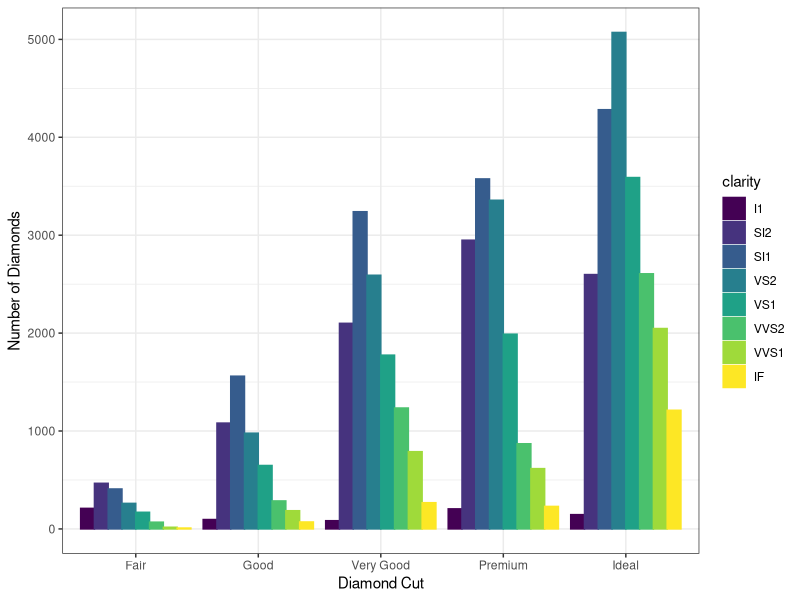
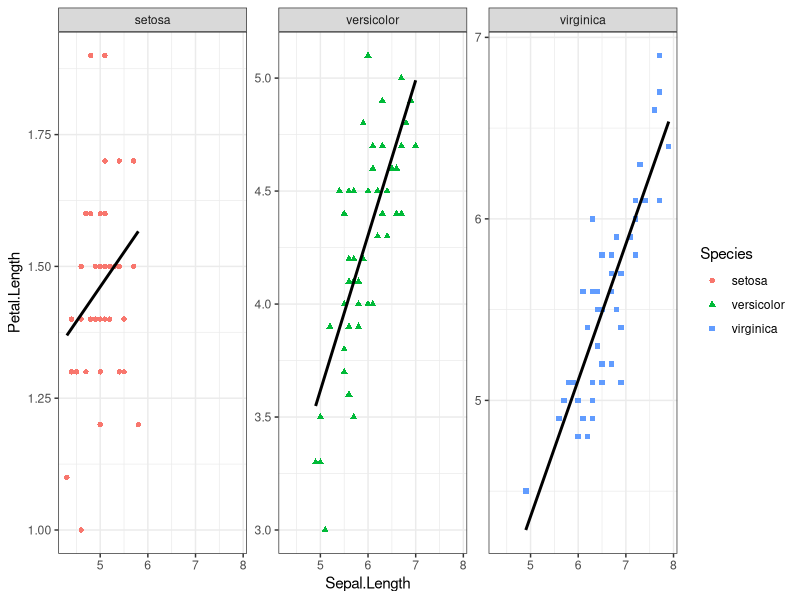
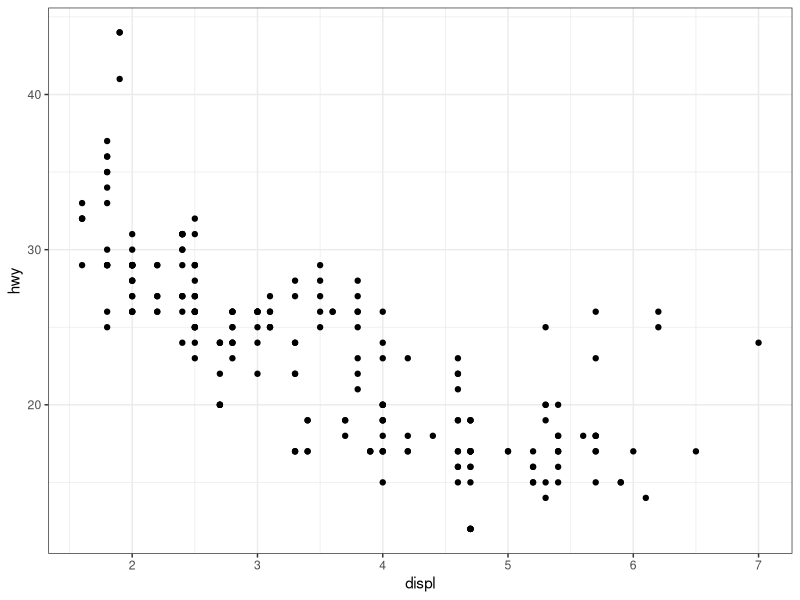
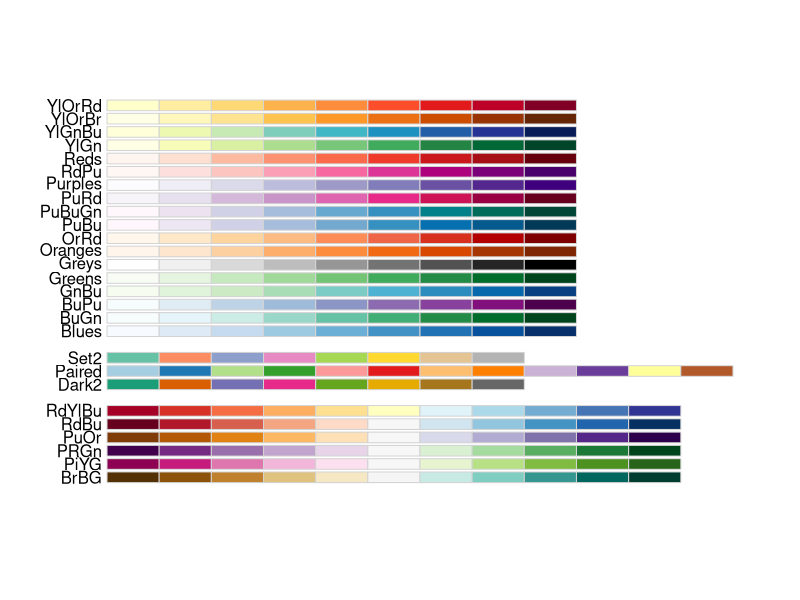
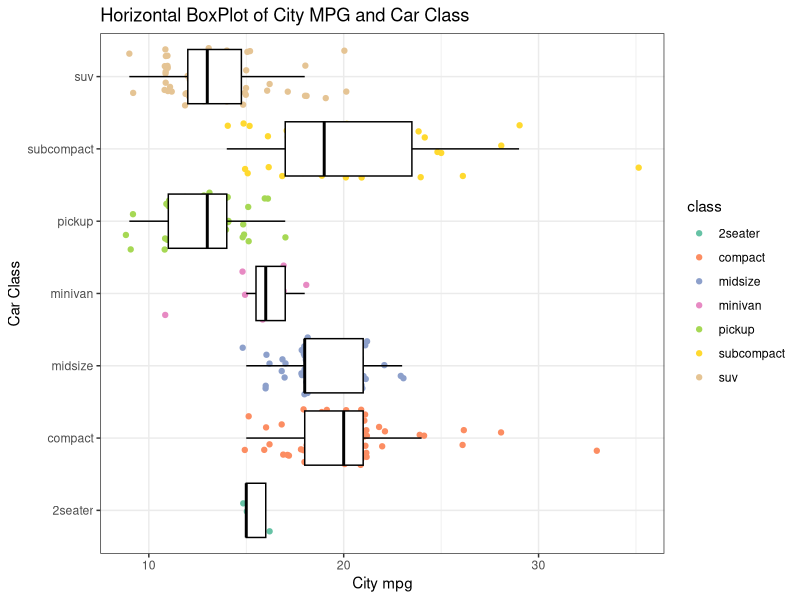

Recreate these plots in R, in order.
## ---- chunk 1
knitr::opts_chunk$set(echo = FALSE)
## ---- chunk 2
library("ggplot2")
library("magrittr") #so I can do some piping
data("diamonds")
data("mpg")
data("iris")
theme_set(theme_bw()) #I'll give you this one, you can set the theme individually for graphs
#or you can set the theme for all the graphs using theme_set()
#theme_bw() is best theme (IMO)

#for graph 3:
library("ggrepel")
##error message stating no package called 'ggrepel' exists - DS
##Popped up in the header of the coding area , installed it

## ---- chunk 3
data("diamonds")
#hint think about the *position* the bars are in...
?diamonds
?geom_bar
## ---- chunk 4
ggplot(diamonds, aes(x = cut, color = clarity, fill = clarity)) +geom_bar(position = 'dodge') + labs(x = "Diamond Cut" , y = "Number of Diamonds")
## ---- chunk 5
data("iris")
?iris
?facet_wrap
## ---- chunk 6

ggplot(iris, aes(x = Sepal.Length, y = Petal.Length)) + geom_point(aes(color = Species, shape = Species)) + geom_smooth(method = "lm" , color = "black" , se = F, formula = y ~ x) + facet_wrap(~Species, scales = c("free_y"))

## ---- chunk 7
data("mpg")
corvette <- mpg[mpg$model == "corvette",]
#install
require("ggrepel") #useful for making text annotations better, hint hint
set.seed(42)
?mpg
## ---- chunk 8

ggplot(mpg, aes(x = displ , y = hwy)) + geom_point()


## ---- chunk 9
data(mpg)

#hint for the coloring, colorbrewer and you can set palette colors and make your graphs colorblind friendly
library(RColorBrewer)
display.brewer.all(colorblindFriendly = T) #take a look at the colorblindfriendly options
## ---- chunk 10

ggplot(mpg, aes(x = cty , y = class, color = class)) + geom_jitter(width = 0.2) + geom_boxplot(color = "black", outlier.shape = NA) + labs(x= "City mpg" , y = "Car Class", title = "Horizontal BoxPlot of City MPG and Car Class") + scale_color_brewer(palette= "Set2")
